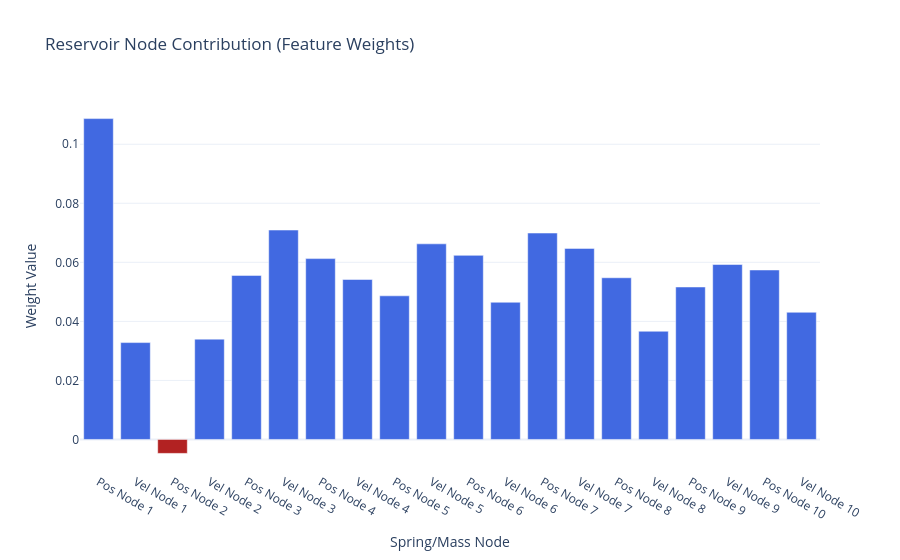

This figure's notebook cell:
### Code cell
weights = ridge_model.coef_
labels = [
    f"{'Pos' if i % 2 == 0 else 'Vel'} Node {i//2 + 1}" for i in range(len(weights))
]

fig = go.Figure(
    data=[
        go.Bar(
            x=labels,
            y=weights,
            marker_color=np.where(
                weights >= 0, "royalblue", "firebrick"
            ),  # Blue for +, Red for -
        )
    ]
)

fig.update_layout(
    title="Reservoir Node Contribution (Feature Weights)",
    xaxis_title="Spring/Mass Node",
    yaxis_title="Weight Value",
    template="plotly_white",
)

fig.show()

### Figure 1 — Plotly figure (JSON) as saved in the notebook; plotly's stock layout.template omitted (floating-point values rounded to 4 significant figures)
{"data": [{"marker": {"color": ["royalblue", "royalblue", "firebrick", "royalblue", "royalblue", "royalblue", "royalblue", "royalblue", "royalblue", "royalblue", "royalblue", "royalblue", "royalblue", "royalblue", "royalblue", "royalblue", "royalblue", "royalblue", "royalblue", "royalblue"]}, "type": "bar", "x": ["Pos Node 1", "Vel Node 1", "Pos Node 2", "Vel Node 2", "Pos Node 3", "Vel Node 3", "Pos Node 4", "Vel Node 4", "Pos Node 5", "Vel Node 5", "Pos Node 6", "Vel Node 6", "Pos Node 7", "Vel Node 7", "Pos Node 8", "Vel Node 8", "Pos Node 9", "Vel Node 9", "Pos Node 10", "Vel Node 10"], "y": [0.1087, 0.03282, -0.004727, 0.03398, 0.05558, 0.07094, 0.06126, 0.05419, 0.04866, 0.06627, 0.06237, 0.04648, 0.06993, 0.06473, 0.05478, 0.03665, 0.05165, 0.05926, 0.05741, 0.04308]}], "layout": {"title": {"text": "Reservoir Node Contribution (Feature Weights)"}, "xaxis": {"title": {"text": "Spring/Mass Node"}}, "yaxis": {"title": {"text": "Weight Value"}}}}
